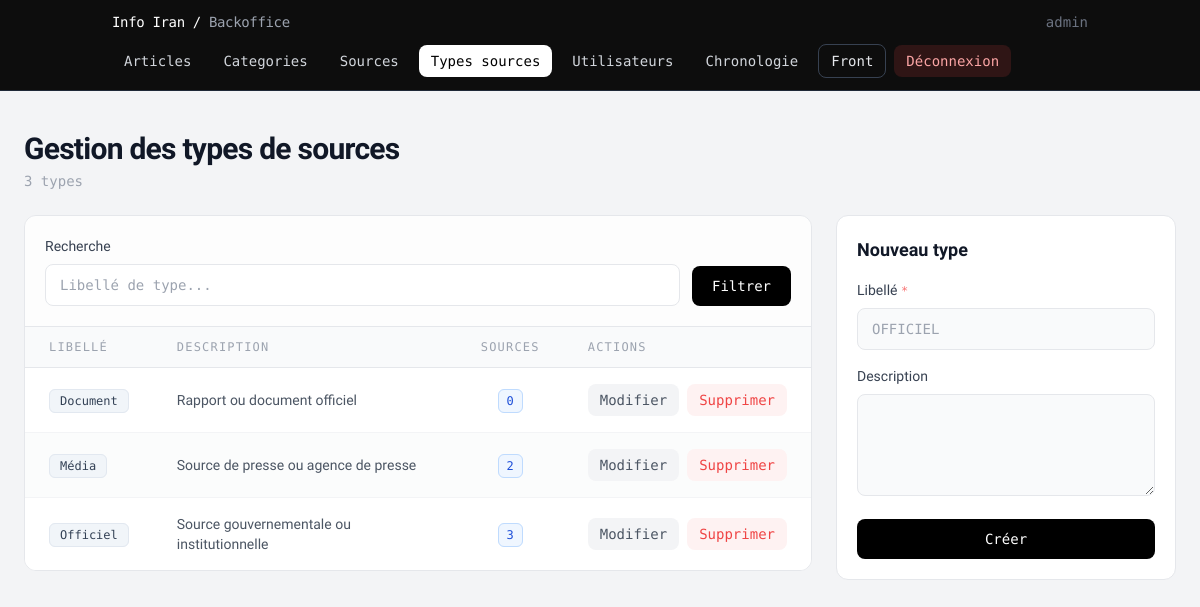
The app's page /pages/articles/backoffice_types_sources.php (signed in), older data.
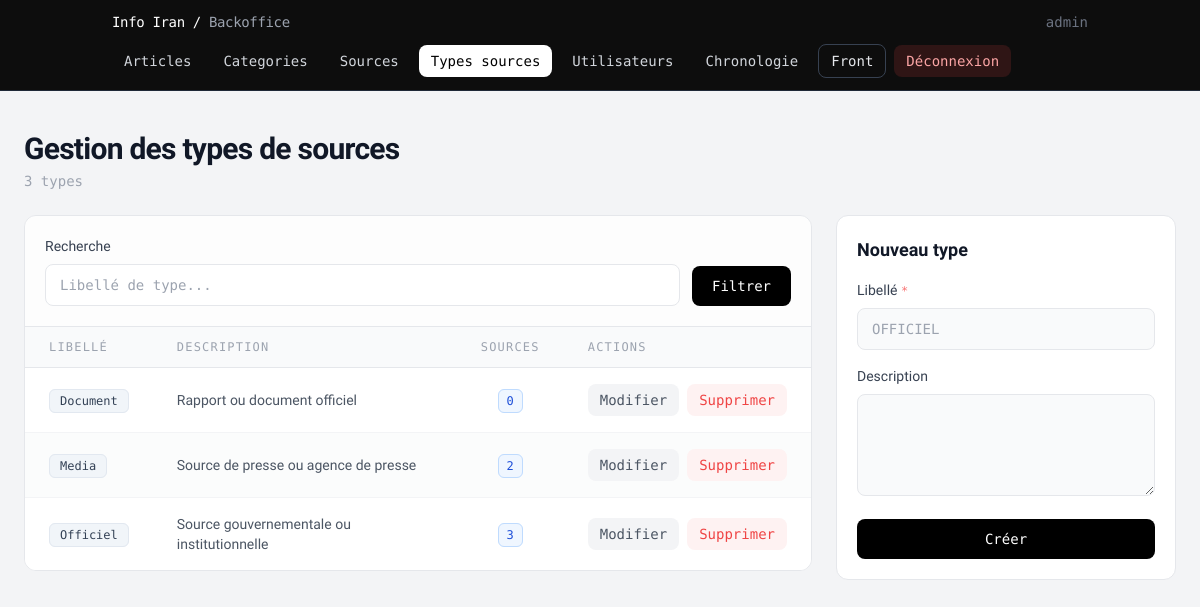
The same page, newer data.
### tables this page shows
CREATE TABLE type_sources (
    id          INT PRIMARY KEY AUTO_INCREMENT,
    libelle     VARCHAR(50) NOT NULL UNIQUE,
    description TEXT
);

### models/Database.php (called while the page is built, shortened)
<?php
class Database
{
    private static $instance = null;
    private $pdo;
    private function __construct()
    {
        $host = getenv('DB_HOST') ?: '127.0.0.1';
        $db   = getenv('DB_NAME') ?: 'info_actualite';
        $user = getenv('DB_USER') ?: 'actualite_user';
        $pass = getenv('DB_PASS') ?: 'secret_pw';
        $charset = 'utf8mb4';
        $dsn = "mysql:host={$host};dbname={$db};charset={$charset}";
        $options = [
            PDO::ATTR_ERRMODE => PDO::ERRMODE_EXCEPTION,
            PDO::ATTR_DEFAULT_FETCH_MODE => PDO::FETCH_ASSOC,
            PDO::ATTR_EMULATE_PREPARES => false,
        ];
        $this->pdo = new PDO($dsn, $user, $pass, $options);
    }
    public static function getInstance()
    {
        if (self::$instance === null) {
            self::$instance = new self();
        }
        return self::$instance;
    }
    public function getConnection()
    {
        return $this->pdo;
    }
}

### controllers/BackofficeController.php (called while the page is built, shortened)
<?php
require_once __DIR__ . '/../models/Database.php';
class BackofficeController
{
    private \PDO $db;
    public function __construct()
    {
        $this->db = Database::getInstance()->getConnection();
    }
    public function listTypeSourcesPaginated(int $perPage, int $offset, string $q = ''): array
    {
        $params = [];
        $wc = '';
        $stmtC = $this->db->prepare("SELECT COUNT(*) FROM type_sources ts {$wc}");
        $stmtC->execute($params);
        $total = (int) $stmtC->fetchColumn();
        $sql = "
            SELECT ts.id, ts.libelle, ts.description,
                   (SELECT COUNT(*) FROM sources s WHERE s.id_type_source = ts.id) AS nb_sources
            FROM type_sources ts
            {$wc}
            ORDER BY ts.libelle ASC
            LIMIT :lim OFFSET :off
        ";
        $stmt = $this->db->prepare($sql);
        $stmt->bindValue(':lim', $perPage, \PDO::PARAM_INT);
        $stmt->bindValue(':off', $offset, \PDO::PARAM_INT);
        $stmt->execute();
        return ['total' => $total, 'rows' => $stmt->fetchAll(\PDO::FETCH_ASSOC)];
    }
}

### pages/articles/backoffice_types_sources.php (the view, shortened to what the changed rows need)
<?php
require_once __DIR__ . '/../../controllers/BackofficeController.php';
$controller = new BackofficeController();
$perPage = 15;
$page = max(1, intval($_GET['page'] ?? 1));
$offset = ($page - 1) * $perPage;
$q = trim($_GET['q'] ?? '');
$result = $controller->listTypeSourcesPaginated($perPage, $offset, $q);
$rows = $result['rows'];
$editType = null;
?>
<!DOCTYPE html>
<html lang="fr">
<head>
</head>
<body class="bg-gray-100 min-h-screen">
<main class="container mx-auto px-6 py-10 max-w-[90rem]">
    <div class="mb-6 flex items-start justify-between gap-4">
        <div>
            <h1 class="text-3xl font-semibold text-gray-900 tracking-tight">Gestion des types de sources</h1>
        </div>
    </div>
    <div class="lg:grid lg:grid-cols-[1fr_340px] gap-6 items-start">
        <section class="bg-white border border-gray-200 rounded-xl overflow-hidden">
            <?php if (empty($rows)): ?>
                <div class="px-6 py-20 text-center mono text-base text-gray-400">Aucun type de source trouvé.</div>
            <?php else: ?>
                <div class="overflow-x-auto">
                    <table class="w-full text-left border-collapse">
                        <thead>
                            <tr class="bg-gray-50 border-b border-gray-200 mono text-xs text-gray-400 uppercase tracking-widest">
                                <th class="px-6 py-3 font-normal">Libellé</th>
                                <th class="px-6 py-3 font-normal">Description</th>
                                <th class="px-6 py-3 font-normal text-center">Sources</th>
                                <th class="px-6 py-3 font-normal">Actions</th>
                            </tr>
                        </thead>
                        <tbody class="divide-y divide-gray-100">
                            <?php foreach ($rows as $i => $row): ?>
                                <tr class="hover:bg-blue-50/30 transition-colors <?= $i % 2 === 1 ? 'bg-gray-50/60' : 'bg-white' ?>">
                                    <td class="px-6 py-4">
                                        <span class="mono text-xs bg-slate-100 text-slate-700 border border-slate-200 px-2.5 py-1 rounded-md">
                                            <?= htmlspecialchars($row['libelle']) ?>
                                        </span>
                                    </td>
                                    <td class="px-6 py-4 text-sm text-gray-600"><?= htmlspecialchars(mb_strimwidth(trim((string) ($row['description'] ?? '')), 0, 90, '…')) ?: '—' ?></td>
                                    <td class="px-6 py-4 text-center">
                                        <span class="mono text-xs px-2 py-1 rounded-md bg-blue-50 border border-blue-200 text-blue-700">
                                            <?= (int) $row['nb_sources'] ?>
                                        </span>
                                    </td>
                                    <td class="px-6 py-4">
                                        <div class="flex items-center gap-2">
                                            <a href="/backoffice/types-sources?edit=<?= (int) $row['id'] ?><?= $q !== '' ? '&q=' . urlencode($q) : '' ?>" class="mono text-sm text-gray-600 bg-gray-100 hover:bg-gray-200 px-3 py-1.5 rounded-lg transition-colors">Modifier</a>
                                            <form method="POST" action="/backoffice/gestion/traitement" onsubmit="return confirm('Supprimer ce type de source ?');">
                                                <button type="submit" class="mono text-sm text-red-500 bg-red-50 hover:bg-red-100 px-3 py-1.5 rounded-lg transition-colors">Supprimer</button>
                                            </form>
                                        </div>
                                    </td>
                                </tr>
                            <?php endforeach; ?>
                        </tbody>
                    </table>
                </div>
            <?php endif; ?>
        </section>
        <aside class="sticky top-20 bg-white border border-gray-200 rounded-xl p-5">
            <?php if (!$editType): ?>
                <h2 class="text-lg font-semibold text-gray-900 mb-4">Nouveau type</h2>
            <?php endif; ?>
        </aside>
    </div>
</main>
</body>
</html>

Row changes from the older to the newer data that the page shows:
changed type_sources "Source de presse ou agence de presse": libelle "Média" → "Media"
